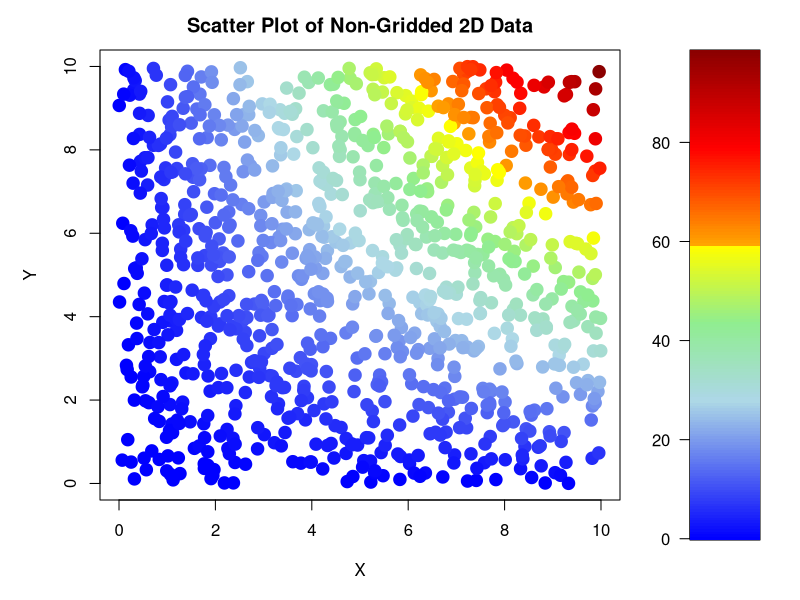

Generate this figure with R:
#Create scatter plot from non-gridded 2D data
#some of this code created with help from 
#http://chitchatr.wordpress.com/page/3/

#read.table(filename,sep="delimiter",header=FALSE)
M=read.table("../example_data/non_gridded_2D.txt",sep=" ",header=FALSE)
str(M)

# Set layout.  We are going to include a colorbar next to plot.
layout(matrix(data=c(1,2), nrow=1, ncol=2), widths=c(4,1),
       heights=c(1,1))
#plotting margins.  
par(mar = c(5,5,2.5,1), font = 2)

#Make the scatter plot

plot(M$V1,M$V2,main="Scatter Plot of Non-Gridded 2D Data",
     xlab='X',ylab='Y')
par(mar = c(5,5,2.5,1), font = 2)
ColorRamp <- c(colorRampPalette(c("blue", "light blue"))(50),
             colorRampPalette(c("light blue", "light green", "yellow"))(55),
             colorRampPalette(c("orange", "red", "darkred"))(70))
ColorLevels <- seq(min(M$V3), max(M$V3), length=length(ColorRamp))

z_scl <- (M$V3 - min(M$V3, na.rm=T))/(max(M$V3, na.rm=T) - min(M$V3, na.rm=T))
color_scl = round(z_scl*length(ColorRamp))
color_scl[color_scl == 0] = 1

# Loop to plot each point
for(i in 1:length(M$V1)){ 
  points(M$V1[i], M$V2[i], pch = 20, col = ColorRamp[color_scl[i]], cex = 2.5)
}

# Add a colorbar
par(mar = c(3,2.5,2.5,2))

image(1, ColorLevels,
      matrix(data=ColorLevels, ncol=length(ColorRamp),nrow=1),
      col=ColorRamp,xlab="",ylab="",xaxt="n", las = 1)

### End of Plotting